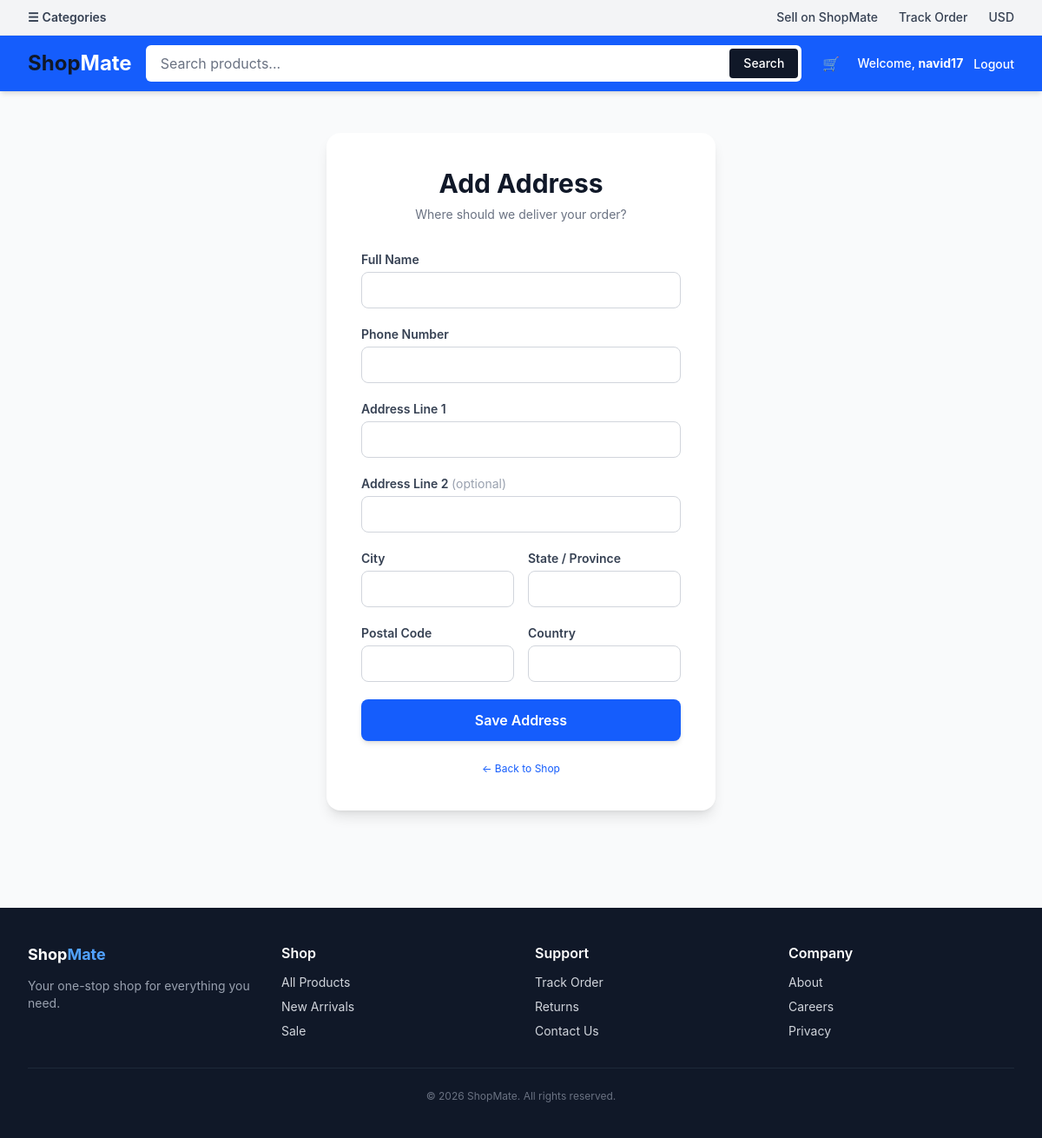
Page /orders/add-address/ (signed in) on the earlier database version.
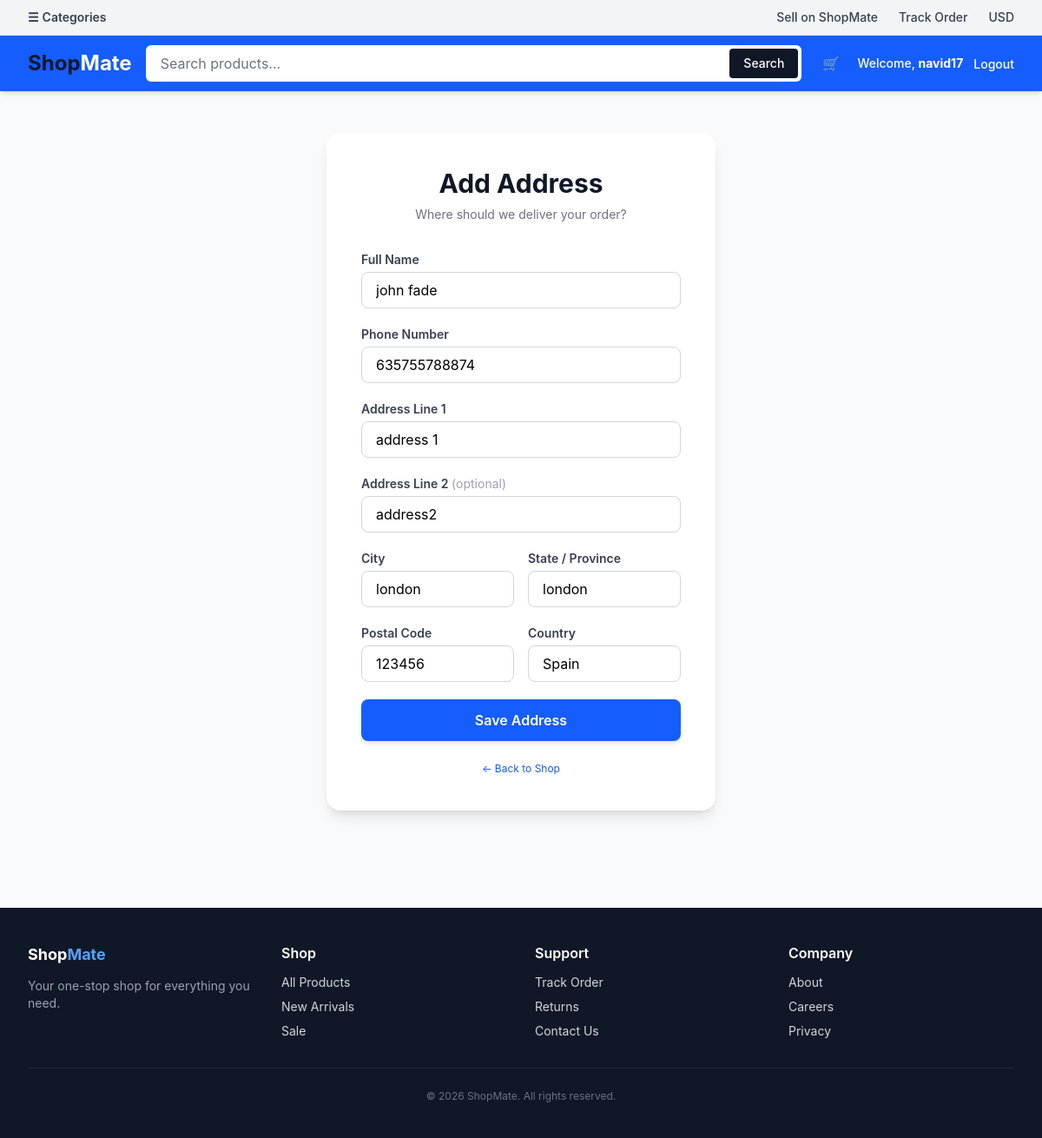
Same page on the later database version.
### orders/models.py (models this page shows)
class Address(models.Model):
    user = models.ForeignKey(User, on_delete=models.CASCADE)
    full_name = models.CharField(max_length=100)
    phone = models.CharField(max_length=20)
    line1 = models.CharField(max_length=100)
    line2 = models.CharField(max_length=100)
    city = models.CharField(max_length=100)
    state = models.CharField(max_length=100)
    postal_code = models.CharField(max_length=100)
    country = models.CharField(max_length=100)

### orders/views.py (the view, shortened to what this page needs)
# urls.py: path("add-address/",views.add_address,name="add_address"),
@login_required
def add_address(request):
    address = Address.objects.filter(user=request.user).first();
    form = AddressForm(instance=address)
    return render(request, "add_address.html", {"form": form})

### orders/forms.py
class AddressForm(forms.ModelForm):
    class Meta:
        model = Address
        exclude = ['user']
    def __init__(self , *args, **kwargs):
        super().__init__(*args, **kwargs)
        for field in self.fields.values():
            existing = field.widget.attrs.get('class', '')
            field.widget.attrs['class'] = f'auth-field__input {existing}'.strip()

### cart/cart.py (called while the page is built)
    def __len__(self):
        return sum(int(item['qty']) for item in self.cart.values())

### cart/context_processors.py (called while the page is built)
def cart_context(request):
    return {'cart': Cart(request)}

### orders/templates/add_address.html (shortened to what this page needs)
{% extends 'ecom/base.html' %}
{% load static %}
{% block body %}
    <div class="auth-page">
        <div class="auth-card auth-card--wide">
            <div class="auth-header">
                <h1 class="auth-header__title">Add Address</h1>
                <p class="auth-header__subtitle">
                    Where should we deliver your order?
                </p>
            </div>
            <form method="post" class="auth-form">
                <div class="auth-field">
                    <label for="{{ form.full_name.id_for_label }}" class="auth-field__label">
                        Full Name
                    </label>
                    {{ form.full_name }}
                </div>
                <div class="auth-field">
                    <label for="{{ form.phone.id_for_label }}" class="auth-field__label">
                        Phone Number
                    </label>
                    {{ form.phone }}
                </div>
                <div class="auth-field">
                    <label for="{{ form.line1.id_for_label }}" class="auth-field__label">
                        Address Line 1
                    </label>
                    {{ form.line1 }}
                </div>
                <div class="auth-field">
                    <label for="{{ form.line2.id_for_label }}" class="auth-field__label">
                        Address Line 2 <span class="text-gray-400 font-normal">(optional)</span>
                    </label>
                    {{ form.line2 }}
                </div>
                <div class="grid grid-cols-1 sm:grid-cols-2 gap-4">
                    <div class="auth-field">
                        <label for="{{ form.city.id_for_label }}" class="auth-field__label">
                            City
                        </label>
                        {{ form.city }}
                    </div>
                    <div class="auth-field">
                        <label for="{{ form.state.id_for_label }}" class="auth-field__label">
                            State / Province
                        </label>
                        {{ form.state }}
                    </div>
                </div>
                <div class="grid grid-cols-1 sm:grid-cols-2 gap-4">
                    <div class="auth-field">
                        <label for="{{ form.postal_code.id_for_label }}" class="auth-field__label">
                            Postal Code
                        </label>
                        {{ form.postal_code }}
                    </div>
                    <div class="auth-field">
                        <label for="{{ form.country.id_for_label }}" class="auth-field__label">
                            Country
                        </label>
                        {{ form.country }}
                    </div>
                </div>
                <button type="submit" class="auth-submit">
                    Save Address
                </button>
            </form>
            <p class="auth-footer">
                <a href="{% url 'ecom:index' %}" class="auth-footer__link">
                    ← Back to Shop
                </a>
            </p>
        </div>
    </div>
{% endblock %}

Differences in the rows shown:
added Address: full_name "john fade", phone "635755788874", line1 "address 1", line2 "address2", city "london", state "london", postal_code "123456", country "Spain"
